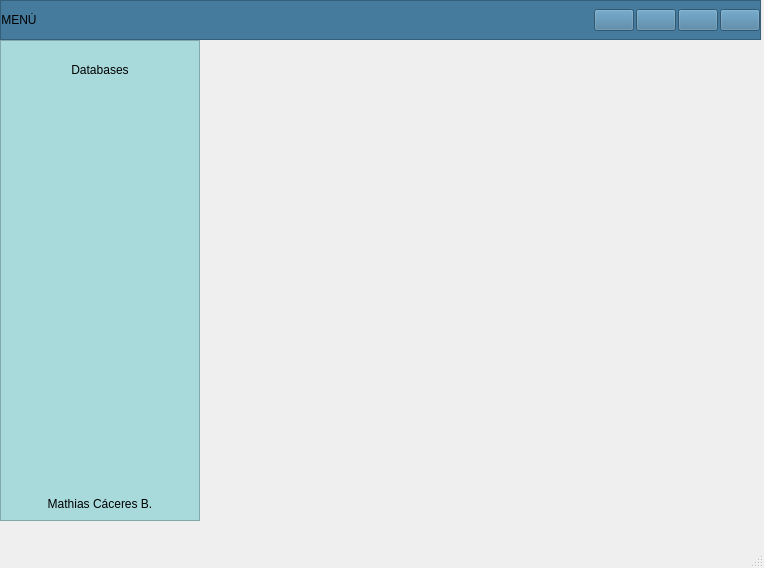
<?xml version="1.0" encoding="UTF-8"?>
<ui version="4.0">
 <class>MainWindow</class>
 <widget class="QMainWindow" name="MainWindow">
  <property name="geometry">
   <rect>
    <x>0</x>
    <y>0</y>
    <width>764</width>
    <height>568</height>
   </rect>
  </property>
  <property name="windowTitle">
   <string>MainWindow</string>
  </property>
  <widget class="QWidget" name="centralwidget">
   <widget class="QFrame" name="Frame_Superior">
    <property name="geometry">
     <rect>
      <x>0</x>
      <y>0</y>
      <width>761</width>
      <height>40</height>
     </rect>
    </property>
    <property name="minimumSize">
     <size>
      <width>0</width>
      <height>40</height>
     </size>
    </property>
    <property name="maximumSize">
     <size>
      <width>16777215</width>
      <height>40</height>
     </size>
    </property>
    <property name="styleSheet">
     <string notr="true">background-color: rgb(69, 123, 157);</string>
    </property>
    <property name="frameShape">
     <enum>QFrame::StyledPanel</enum>
    </property>
    <property name="frameShadow">
     <enum>QFrame::Raised</enum>
    </property>
    <layout class="QHBoxLayout" name="horizontalLayout_2">
     <property name="spacing">
      <number>2</number>
     </property>
     <property name="leftMargin">
      <number>0</number>
     </property>
     <property name="topMargin">
      <number>0</number>
     </property>
     <property name="rightMargin">
      <number>0</number>
     </property>
     <property name="bottomMargin">
      <number>0</number>
     </property>
     <item>
      <widget class="QPushButton" name="btn_menu">
       <property name="minimumSize">
        <size>
         <width>0</width>
         <height>0</height>
        </size>
       </property>
       <property name="maximumSize">
        <size>
         <width>16777215</width>
         <height>16777215</height>
        </size>
       </property>
       <property name="layoutDirection">
        <enum>Qt::LeftToRight</enum>
       </property>
       <property name="styleSheet">
        <string notr="true">QPushButton{
background-color:#457b9d;
font:87 12pt&quot;Arial Black&quot;;
border-radius:0px;
}

QPushButton:hover{
background-color: #a8dadc;
font:87 12pt&quot;Arial Back&quot;;
border-radius:0px;
}</string>
       </property>
       <property name="text">
        <string>MENÚ</string>
       </property>
       <property name="icon">
        <iconset>
         <normaloff>../../../Imagenes/bars-solid.svg</normaloff>../../../Imagenes/bars-solid.svg</iconset>
       </property>
      </widget>
     </item>
     <item>
      <spacer name="horizontalSpacer">
       <property name="orientation">
        <enum>Qt::Horizontal</enum>
       </property>
       <property name="sizeHint" stdset="0">
        <size>
         <width>523</width>
         <height>20</height>
        </size>
       </property>
      </spacer>
     </item>
     <item>
      <widget class="QPushButton" name="btn_minimizar">
       <property name="styleSheet">
        <string notr="true">QPushButtom{
border:0px;
}
QPushButton:hover{
border:5px solid #a8dadc;
background-color:#a8dadc;
}
</string>
       </property>
       <property name="text">
        <string/>
       </property>
       <property name="icon">
        <iconset>
         <normaloff>../../../Imagenes/window-minimize-solid.svg</normaloff>../../../Imagenes/window-minimize-solid.svg</iconset>
       </property>
      </widget>
     </item>
     <item>
      <widget class="QPushButton" name="btn_restaurar">
       <property name="styleSheet">
        <string notr="true">QPushButtom{
border:0px;
}
QPushButton:hover{
border:5px solid #a8dadc;
background-color:#a8dadc;
}</string>
       </property>
       <property name="text">
        <string/>
       </property>
       <property name="icon">
        <iconset>
         <normaloff>../../../Imagenes/window-restore-regular.svg</normaloff>../../../Imagenes/window-restore-regular.svg</iconset>
       </property>
      </widget>
     </item>
     <item>
      <widget class="QPushButton" name="btn_maximizar">
       <property name="styleSheet">
        <string notr="true">QPushButtom{
border:0px;
}
QPushButton:hover{
border:5px solid #a8dadc;
background-color:#a8dadc;
}</string>
       </property>
       <property name="text">
        <string/>
       </property>
       <property name="icon">
        <iconset>
         <normaloff>../../../Imagenes/window-maximize-solid.svg</normaloff>../../../Imagenes/window-maximize-solid.svg</iconset>
       </property>
      </widget>
     </item>
     <item>
      <widget class="QPushButton" name="btn_cerrar">
       <property name="maximumSize">
        <size>
         <width>16777215</width>
         <height>16777215</height>
        </size>
       </property>
       <property name="styleSheet">
        <string notr="true">QPushButtom{
border:0px;
}
QPushButton:hover{
border:5px solid #a8dadc;
background-color:#a8dadc;
}</string>
       </property>
       <property name="text">
        <string/>
       </property>
       <property name="icon">
        <iconset>
         <normaloff>../../../Imagenes/times-circle-solid.svg</normaloff>../../../Imagenes/times-circle-solid.svg</iconset>
       </property>
      </widget>
     </item>
    </layout>
   </widget>
   <widget class="QFrame" name="Frame_Inferior_Izq">
    <property name="geometry">
     <rect>
      <x>0</x>
      <y>40</y>
      <width>200</width>
      <height>481</height>
     </rect>
    </property>
    <property name="minimumSize">
     <size>
      <width>200</width>
      <height>0</height>
     </size>
    </property>
    <property name="maximumSize">
     <size>
      <width>200</width>
      <height>16777215</height>
     </size>
    </property>
    <property name="styleSheet">
     <string notr="true">QFrame{
background-color:#a8dadc;}

QPushButton{
background-color:#a8dadc;
border-top-left-radius: 20px;
border-bottom-left-radius: 20px;
font: 75 12pt &quot;Arial Narrow&quot;;
}
QPushButton:hover{
background-color:#a8dadc;
border-top-left-radius:20px;
border-bottom-left-radius:20px;
font: 75 12pt&quot;Arial Narrow&quot;;
}</string>
    </property>
    <property name="frameShape">
     <enum>QFrame::StyledPanel</enum>
    </property>
    <property name="frameShadow">
     <enum>QFrame::Raised</enum>
    </property>
    <layout class="QVBoxLayout" name="verticalLayout_3">
     <item>
      <widget class="QPushButton" name="pushButton_8">
       <property name="minimumSize">
        <size>
         <width>0</width>
         <height>40</height>
        </size>
       </property>
       <property name="maximumSize">
        <size>
         <width>16777215</width>
         <height>40</height>
        </size>
       </property>
       <property name="styleSheet">
        <string notr="true">QFrame{
background-color:#a8dadc;}

QPushButton{
background-color:#a8dadc;
border-top-left-radius: 20px;
border-bottom-left-radius: 20px;
font: 75 12pt &quot;Arial Narrow&quot;;
}
QPushButton:hover{
background-color:#f1faee;
border-top-left-radius:20px;
border-bottom-left-radius:20px;
font: 75 12pt&quot;Arial Narrow&quot;;
}
</string>
       </property>
       <property name="text">
        <string>Databases</string>
       </property>
       <property name="icon">
        <iconset>
         <normaloff>../../../Imagenes/database-solid.svg</normaloff>../../../Imagenes/database-solid.svg</iconset>
       </property>
      </widget>
     </item>
     <item>
      <spacer name="verticalSpacer">
       <property name="orientation">
        <enum>Qt::Vertical</enum>
       </property>
       <property name="sizeHint" stdset="0">
        <size>
         <width>20</width>
         <height>194</height>
        </size>
       </property>
      </spacer>
     </item>
     <item>
      <widget class="QLabel" name="label">
       <property name="text">
        <string>Mathias Cáceres B.</string>
       </property>
       <property name="alignment">
        <set>Qt::AlignCenter</set>
       </property>
      </widget>
     </item>
    </layout>
   </widget>
   <widget class="QStackedWidget" name="stackedWidget">
    <property name="geometry">
     <rect>
      <x>200</x>
      <y>40</y>
      <width>561</width>
      <height>471</height>
     </rect>
    </property>
    <property name="currentIndex">
     <number>0</number>
    </property>
    <widget class="QWidget" name="Pag_1"/>
    <widget class="QWidget" name="Pag_2"/>
    <widget class="QWidget" name="Pag_3"/>
    <widget class="QWidget" name="Pag_4"/>
    <widget class="QWidget" name="Pag_5"/>
   </widget>
  </widget>
  <widget class="QMenuBar" name="menubar">
   <property name="geometry">
    <rect>
     <x>0</x>
     <y>0</y>
     <width>764</width>
     <height>26</height>
    </rect>
   </property>
  </widget>
  <widget class="QStatusBar" name="statusbar"/>
 </widget>
 <resources/>
 <connections/>
</ui>
